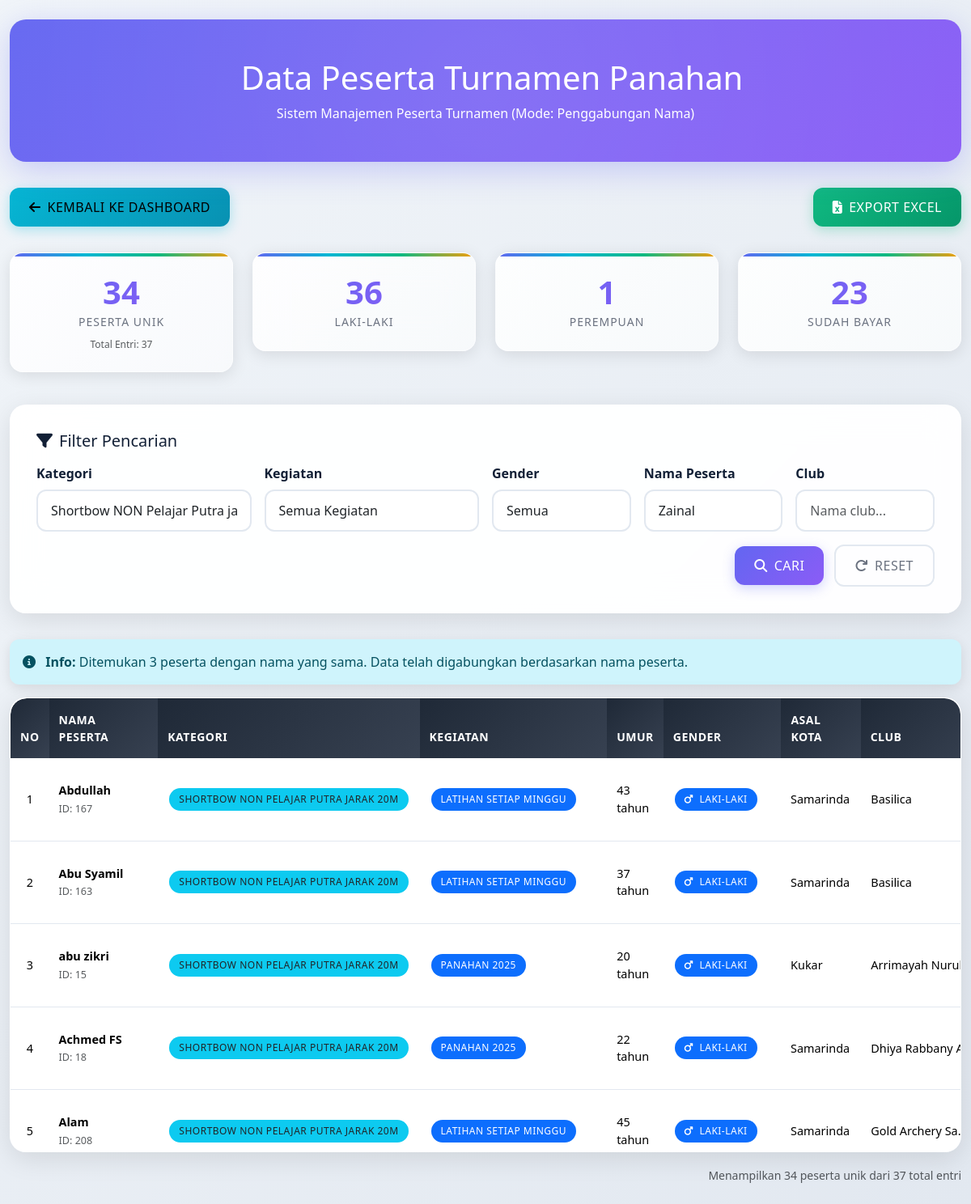
Page /views/peserta.view.php?category_id=2 (signed in) on the committed database.
### tables this page shows
CREATE TABLE `peserta` (
  `id` int(11) NOT NULL,
  `nama_peserta` varchar(100) NOT NULL,
  `tanggal_lahir` date NOT NULL,
  `jenis_kelamin` enum('Laki-laki','Perempuan') DEFAULT NULL,
  `asal_kota` varchar(100) DEFAULT NULL,
  `nama_club` varchar(100) DEFAULT NULL,
  `sekolah` varchar(100) DEFAULT NULL,
  `kelas` varchar(50) DEFAULT NULL,
  `nomor_hp` varchar(20) DEFAULT NULL,
  `bukti_pembayaran` varchar(255) DEFAULT NULL,
  `category_id` int(11) DEFAULT NULL,
  `kegiatan_id` int(11) DEFAULT NULL
);

### views/peserta.view.php (the view, shortened to what this page needs)
<?php
include '../config/panggil.php';
$kategoriResult = $conn->query("SELECT id, name FROM categories ORDER BY name ASC");
$kategoriList = [];
while ($row = $kategoriResult->fetch_assoc()) {
    $kategoriList[] = $row;
}
$category_id = $_GET['category_id'] ?? '';
$nama = $_GET['nama'] ?? '';
$club = $_GET['club'] ?? '';
$query = "SELECT p.*, c.name AS category_name, k.nama_kegiatan
          FROM peserta p
          LEFT JOIN categories c ON p.category_id = c.id
          LEFT JOIN kegiatan k ON p.kegiatan_id = k.id
          WHERE 1=1";
$params = [];
$types = '';
if (!empty($category_id)) {
    $query .= " AND p.category_id = ?";
    $params[] = $category_id;
    $types .= "i";
}
$query .= " ORDER BY p.nama_peserta ASC";
if (!empty($params)) {
    $stmt = $conn->prepare($query);
    $stmt->bind_param($types, ...$params);
    $stmt->execute();
    $result = $stmt->get_result();
} else {
    $result = $conn->query($query);
}
$pesertaGrouped = [];
$totalPeserta = 0;
$totalLaki = 0;
$totalPerempuan = 0;
$totalBayar = 0;
while ($row = $result->fetch_assoc()) {
    $totalPeserta++;
    if ($row['jenis_kelamin'] == 'Laki-laki') $totalLaki++;
    if ($row['jenis_kelamin'] == 'Perempuan') $totalPerempuan++;
    if (!empty($row['bukti_pembayaran'])) $totalBayar++;
    $nama = $row['nama_peserta'];
    if (!isset($pesertaGrouped[$nama])) {
        $pesertaGrouped[$nama] = [
            'data' => $row,
            'ids' => [$row['id']],
            'categories' => [],
            'kegiatan' => [],
            'all_records' => [$row]
        ];
    } else {
        $pesertaGrouped[$nama]['ids'][] = $row['id'];
        $pesertaGrouped[$nama]['all_records'][] = $row;
    }
    if (!empty($row['category_name']) && !in_array($row['category_name'], $pesertaGrouped[$nama]['categories'])) {
        $pesertaGrouped[$nama]['categories'][] = $row['category_name'];
    }
    if (!empty($row['nama_kegiatan']) && !in_array($row['nama_kegiatan'], $pesertaGrouped[$nama]['kegiatan'])) {
        $pesertaGrouped[$nama]['kegiatan'][] = $row['nama_kegiatan'];
    }
}
$uniqueCount = count($pesertaGrouped);
?>
<!DOCTYPE html>
<html lang="id">
<head>
    <link href="https://cdnjs.cloudflare.com/ajax/libs/bootstrap/5.3.2/css/bootstrap.min.css" rel="stylesheet">
    <link href="https://cdnjs.cloudflare.com/ajax/libs/font-awesome/6.4.0/css/all.min.css" rel="stylesheet">
</head>
<body>
<div class="container-fluid py-4">
    <div class="header-card text-center">
        <h1><i class="fas fa-bow-arrow me-3"></i>Data Peserta Turnamen Panahan</h1>
        <p class="mb-0">Sistem Manajemen Peserta Turnamen (Mode: Penggabungan Nama)</p>
    </div>
    <div class="action-buttons d-flex justify-content-between align-items-center">
        <div>
            <a href="dashboard.php" class="btn btn-info">
                <i class="fas fa-arrow-left me-2"></i>Kembali ke Dashboard
            </a>
        </div>
        <div>
            <?php
            $exportParams = [];
            if (!empty($category_id)) $exportParams['category_id'] = $category_id;
            if (!empty($nama)) $exportParams['nama'] = $nama;
            $exportParams['export'] = 'excel';
            $exportUrl = '?' . http_build_query($exportParams);
            ?>
            <a href="<?= $exportUrl ?>" class="btn btn-success">
                <i class="fas fa-file-excel me-2"></i>Export Excel
            </a>
        </div>
    </div>
    <div class="row mb-4">
        <div class="col-md-3">
            <div class="stats-card text-center text-white">
                <h4><?= $uniqueCount ?></h4>
                <small>Peserta Unik</small>
                <div class="mt-2 text-muted" style="font-size: 0.75rem;">Total Entri: <?= $totalPeserta ?></div>
            </div>
        </div>
        <div class="col-md-3">
            <div class="stats-card text-center text-white">
                <h4><?= $totalLaki ?></h4>
                <small>Laki-laki</small>
            </div>
        </div>
        <div class="col-md-3">
            <div class="stats-card text-center text-white">
                <h4><?= $totalPerempuan ?></h4>
                <small>Perempuan</small>
            </div>
        </div>
        <div class="col-md-3">
            <div class="stats-card text-center text-white">
                <h4><?= $totalBayar ?></h4>
                <small>Sudah Bayar</small>
            </div>
        </div>
    </div>
    <div class="filter-card">
        <h5 class="mb-3"><i class="fas fa-filter me-2"></i>Filter Pencarian</h5>
        <form method="get">
            <div class="row g-3">
                <div class="col-md-3">
                    <label class="form-label">Kategori</label>
                    <select class="form-select" name="category_id">
                        <?php foreach ($kategoriList as $kat): ?>
                            <option value="<?= $kat['id'] ?>" <?= $category_id==$kat['id']?'selected':'' ?>>
                                <?= htmlspecialchars($kat['name']) ?>
                            </option>
                        <?php endforeach; ?>
                    </select>
                </div>
                <div class="col-md-3">
                    <label class="form-label">Kegiatan</label>
                    <select class="form-select" name="kegiatan_id">
                        <option value="">Semua Kegiatan</option>
                    </select>
                </div>
                <div class="col-md-2">
                    <label class="form-label">Gender</label>
                    <select class="form-select" name="gender">
                        <option value="">Semua</option>
                    </select>
                </div>
                <div class="col-md-2">
                    <label class="form-label">Nama Peserta</label>
                    <input type="text" class="form-control" name="nama" value="<?= htmlspecialchars($nama) ?>" placeholder="Cari nama...">
                </div>
                <div class="col-md-2">
                    <label class="form-label">Club</label>
                    <input type="text" class="form-control" name="club" value="<?= htmlspecialchars($club) ?>" placeholder="Nama club...">
                </div>
            </div>
            <div class="row mt-3">
                <div class="col-md-12 text-end">
                    <button type="submit" class="btn btn-filter btn-primary me-2">
                        <i class="fas fa-search me-2"></i>Cari
                    </button>
                    <a href="?" class="btn btn-outline-secondary">
                        <i class="fas fa-redo me-2"></i>Reset
                    </a>
                </div>
            </div>
        </form>
    </div>
    <?php if ($totalPeserta > $uniqueCount): ?>
    <div class="alert alert-info">
        <i class="fas fa-info-circle me-2"></i>
        <strong>Info:</strong> Ditemukan <?= $totalPeserta - $uniqueCount ?> peserta dengan nama yang sama. Data telah digabungkan berdasarkan nama peserta.
    </div>
    <?php endif; ?>
    <div class="data-table">
        <div class="table-responsive">
            <table class="table table-hover mb-0">
                <thead>
                    <tr>
                        <th style="width: 50px;">No</th>
                        <th>Nama Peserta</th>
                        <th>Kategori</th>
                        <th>Kegiatan</th>
                        <th>Umur</th>
                        <th>Gender</th>
                        <th>Asal Kota</th>
                        <th>Club</th>
                    </tr>
                </thead>
                <tbody>
                <?php if (empty($pesertaGrouped)): ?>
                    <tr>
                        <td colspan="13" class="text-center text-muted py-4">
                            <i class="fas fa-inbox fa-3x mb-3"></i><br>
                            Tidak ada data peserta yang ditemukan.
                        </td>
                    </tr>
                <?php else: ?>
                    <?php
                    $no = 1;
                    foreach ($pesertaGrouped as $nama => $group):
                        $p = $group['data'];
                        $umur = "-";
                        if (!empty($p['tanggal_lahir'])) {
                            $dob = new DateTime($p['tanggal_lahir']);
                            $today = new DateTime();
                            $umur = $today->diff($dob)->y . " tahun";
                        }
                    ?>
                        <tr>
                            <td class="text-center"><?= $no++ ?></td>
                            <td>
                                <strong><?= htmlspecialchars($nama) ?></strong>
                                <br>
                                <small class="text-muted">ID: <?= implode(', ', $group['ids']) ?></small>
                            </td>
                            <td>
                                <?php if (!empty($group['categories'])): ?>
                                    <div class="category-group">
                                        <?php foreach ($group['categories'] as $cat): ?>
                                            <span class="badge bg-info text-dark"><?= htmlspecialchars($cat) ?></span>
                                        <?php endforeach; ?>
                                    </div>
                                <?php else: ?>
                                    <span class="text-muted small">Belum ditentukan</span>
                                <?php endif; ?>
                            </td>
                            <td>
                                <?php if (!empty($group['kegiatan'])): ?>
                                    <div class="kegiatan-group">
                                        <?php foreach ($group['kegiatan'] as $keg): ?>
                                            <span class="badge bg-primary"><?= htmlspecialchars($keg) ?></span>
                                        <?php endforeach; ?>
                                    </div>
                                <?php else: ?>
                                    <span class="text-muted small">Belum ditentukan</span>
                                <?php endif; ?>
                            </td>
                            <td class="small-text"><?= $umur ?></td>
                            <td>
                                <span class="badge badge-gender <?= $p['jenis_kelamin'] == 'Laki-laki' ? 'bg-primary' : 'bg-danger' ?>">
                                    <i class="fas <?= $p['jenis_kelamin'] == 'Laki-laki' ? 'fa-mars' : 'fa-venus' ?> me-1"></i>
                                    <?= htmlspecialchars($p['jenis_kelamin']) ?>
                                </span>
                            </td>
                            <td class="small-text"><?= htmlspecialchars($p['asal_kota'] ?? '-') ?></td>
                            <td class="small-text text-truncate-custom" title="<?= htmlspecialchars($p['nama_club'] ?? '') ?>">
                                <?= htmlspecialchars($p['nama_club'] ?? '-') ?>
                            </td>
                        </tr>
                    <?php endforeach; ?>
                <?php endif; ?>
                </tbody>
            </table>
        </div>
    </div>
    <?php if (!empty($pesertaGrouped)): ?>
        <div class="mt-3 text-end">
            <small class="text-muted">
                Menampilkan <?= $uniqueCount ?> peserta unik dari <?= $totalPeserta ?> total entri
            </small>
        </div>
    <?php endif; ?>
</div>
</body>
</html>

### rows in the picture
peserta: nama "Zainal"
peserta: nama "Abdullah", ids "167", cat "SHORTBOW NON PELAJAR PUTRA JARAK 20M", keg "LATIHAN SETIAP MINGGU", tanggal_lahir "43 tahun", jenis_kelamin "LAKI-LAKI", asal_kota "Samarinda", nama_club "Basilica"
peserta: nama "Abu Syamil", ids "163", cat "SHORTBOW NON PELAJAR PUTRA JARAK 20M", keg "LATIHAN SETIAP MINGGU", tanggal_lahir "37 tahun", jenis_kelamin "LAKI-LAKI", asal_kota "Samarinda", nama_club "Basilica"
peserta: nama "abu zikri", ids "15", cat "SHORTBOW NON PELAJAR PUTRA JARAK 20M", keg "PANAHAN 2025", tanggal_lahir "20 tahun", jenis_kelamin "LAKI-LAKI", asal_kota "Kukar", nama_club "Arrimayah Nurul…"
peserta: nama "Achmed FS", ids "18", cat "SHORTBOW NON PELAJAR PUTRA JARAK 20M", keg "PANAHAN 2025", tanggal_lahir "22 tahun", jenis_kelamin "LAKI-LAKI", asal_kota "Samarinda", nama_club "Dhiya Rabbany A…"
peserta: nama "Alam", ids "208", cat "SHORTBOW NON PELAJAR PUTRA JARAK 20M", keg "LATIHAN SETIAP MINGGU", tanggal_lahir "45 tahun", jenis_kelamin "LAKI-LAKI", asal_kota "Samarinda", nama_club "Gold Archery Sa…"

### other values in the picture
$uniqueCount "34"
$totalPeserta "37"
$totalLaki "36"
$totalPerempuan "1"
$totalBayar "23"
$totalPeserta - $uniqueCount "3"
form field category_id "Shortbow NON Pelajar Putra jarak 20m"
